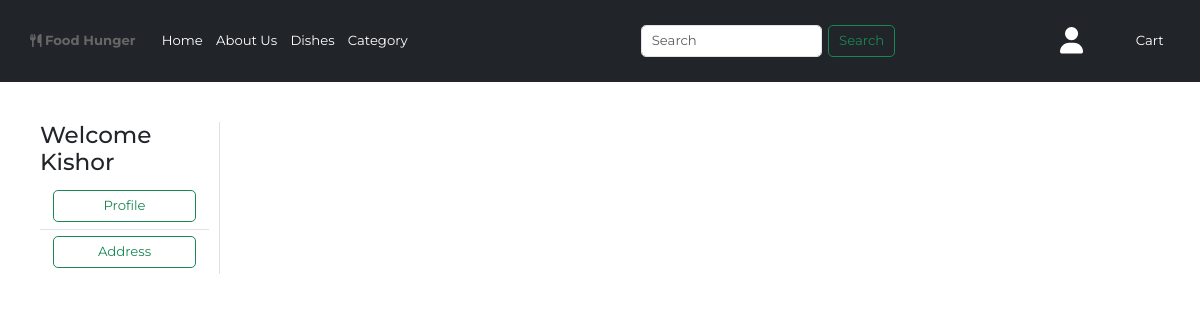
/address/ (signed in), run on an earlier commit of the app's database.
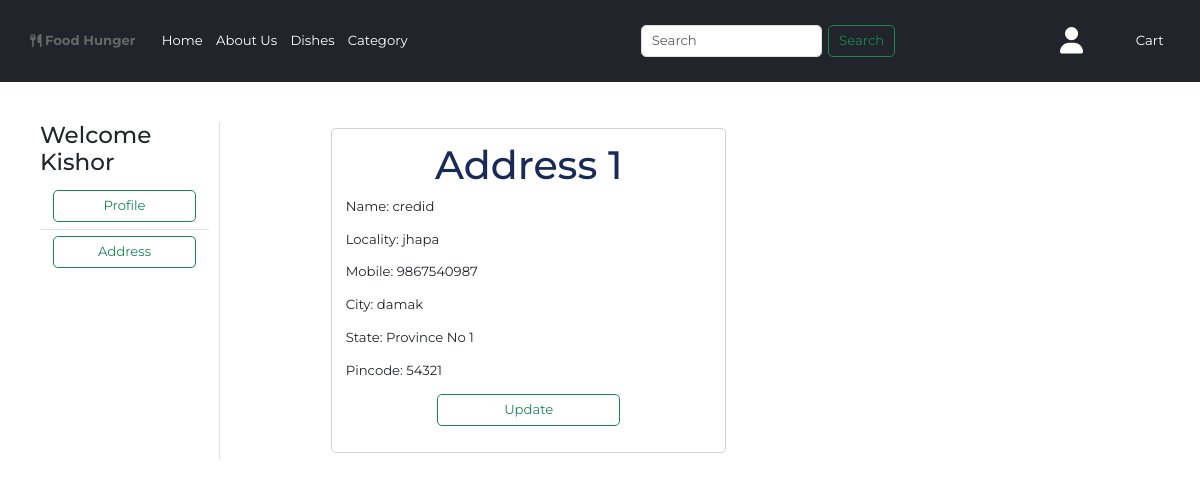
And on a later commit of the database.
### app/models.py (models this page shows, shortened)
class Customer(models.Model):
    user = models.ForeignKey(User,on_delete=models.CASCADE)
    name = models.CharField(max_length=200)
    locality = models.CharField(max_length=200)
    city = models.CharField(max_length=50)
    mobile = models.IntegerField(default=0)
    zipcode = models.IntegerField()
    state = models.CharField(choices=STATE_CHOICES,max_length=100)

### app/views.py (the view)
# urls.py: path('address/', views.address, name='address'),
def address(request):
    add = Customer.objects.filter(user=request.user)
    totalitem = 0
    if request.user.is_authenticated:
        totalitem = len(Cart.objects.filter(user=request.user))
    return render(request, 'app/address.html',locals())

### app/templates/app/address.html (shortened to what this page needs)
{% extends 'app/base.html' %}
{% load static %}
{% block main-content %}
<div class="container my-5">
    <div class="row">
      <div class="col-sm-2 border-end card-body-animation-left">
        <h3>Welcome <span class="text-capitalize">{{request.user}}</span></h3>
        <ul class="list-group list-group-flush">
          <li class="list-group-item">
            <a href="{% url 'profile' %}" class="btn btn-outline-success w-100">
              Profile
            </a>
          </li>
          <li class="list-group-item">
            <a href="{% url 'address' %}" class="btn btn-outline-success w-100">
              Address
            </a>
          </li>
        </ul>
      </div>
        <div class="col-sm-9 offset-sm-1">
            <div class="row">
                {% for ad in add %}
                    <div class="col-sm-6">
                        <div class="card m-2 card-body-animation-right">
                          <div class="card-body card-body-animation">
                            <h3 class="heading">Address {{forloop.counter}}</h3>
                            <p>Name: {{ad.name}}</p>
                            <p>Locality: {{ad.locality}}</p>
                            <p>Mobile: {{ad.mobile}}</p>
                            <p>City: {{ad.city}}</p>
                            <p>State: {{ad.state}}</p>
                            <p>Pincode: {{ad.zipcode}}</p>
                            <p class="text-center"><a href="{% url 'updateAddress' pk=ad.id %}" type="button" class="btn btn-outline-success w-50">Update</a></p>
                        </div>
                        </div>
                    </div>
                {% endfor %}
            </div>
        </div>
{% endblock main-content %}

What changed in the data, as far as the page shows it:
added Customer: name "credid", locality "jhapa", mobile "9867540987", city "damak", state "Province No 1", zipcode "54321"
